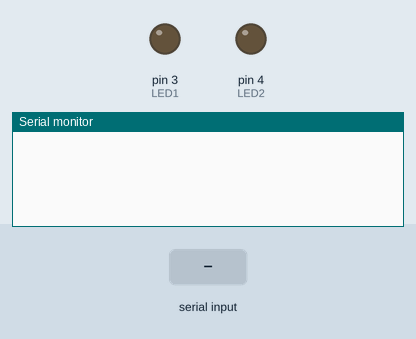
The sketch below on a simulated Arduino Uno, built with avr-gcc and run on an emulated ATmega328P. On the bench: output pins drawn as LEDs (lit = HIGH), the last lines printed to the serial monitor. The inputs (shaded band) are chosen by the test bench.

Above: at 1.2 s.
1.3 s: "H90\n" received over Serial
At 1.7 s:
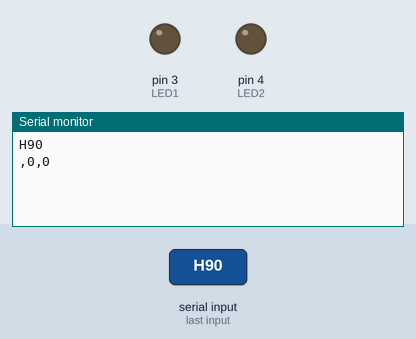
2.8 s: "H,45\n" received over Serial
At 4.3 s:
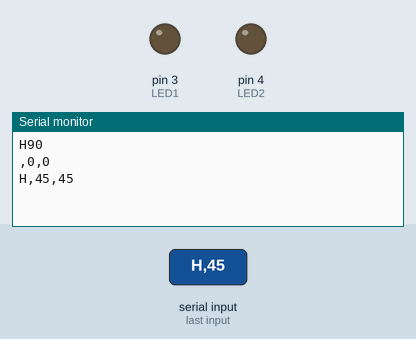

Measured:
- after the input at 1.3 s, the serial monitor: prints a new line at once (image 1)
- after the input at 2.8 s, the serial monitor: prints a new line after 0.05 s (image 2)

The sketch:

arduino_LEDS_v2.ino
```cpp
//Definir numero del pin para LED1
const int LED1 = 3;
const int LED2 = 4;

void setup() {
  // put your setup code here, to run once:
  Serial.begin(9600); // Inicializar puerto serial
  // Colocar el pin del LED1 como salida
  pinMode(LED1, OUTPUT);
  pinMode(LED2, OUTPUT);

}

void loop() {
  // put your main code here, to run repeatedly:
   String content = "";         // Declarar e inicializar string que guardara el mensaje recibido
   char character;              // Variable para almacenar cada caracter recibido
   while(Serial.available()) {
       character = Serial.read();   // Leer cada caracter
       content.concat(character);   // Agregarlo a la cadena content
       delay (10);
   }
   // Si el mensaje recibido no esta vacio
   if (content != "")
   {
         String myString = content;
         // Encontrar la primera coma (las comas son lo delimitadores)
         int commaIndex = myString.indexOf(',');
         //  Buscar la siguiente coma despues de la primera
         int secondCommaIndex = myString.indexOf(',', commaIndex + 1);
         //  Buscar la ultima coma
         int lastCommaIndex = myString.lastIndexOf(',');

         String messageHeader = myString.substring(0, commaIndex);
         // Si la cabecera del mensaje es 'H' significa que es el comienzo del mensaje recibido
         if ( messageHeader.charAt(0) == 'H' )
         {
            // Obtener el segundo y tercer valor del mensaje recibido
            String secondValue = myString.substring(commaIndex+1, secondCommaIndex);
            String thirdValue = myString.substring(lastCommaIndex+1);

            // El segundo valor es el numero del LED y el tercero es su estado (1:ON/0:OFF)
            int LEDnum = secondValue.toInt();
            int LEDstatus = thirdValue.toInt();

            // Actualizar estado del LED
            boolean setLEDto = false;
            if (LEDstatus == 0)
            {
              setLEDto = LOW;
            }
            else if (LEDstatus == 1)
            {
              setLEDto = HIGH;
            }

            // Ejecutar esta actualizacion
            if(LEDnum == 1)
            {
              digitalWrite(LED1, setLEDto);
            }
            else if(LEDnum == 2)
            {
              digitalWrite(LED2, setLEDto);
            }

            // Construir y enviar mensaje a Processing a través del puerto serial
            Serial.print(messageHeader);
            Serial.print(",");
            Serial.print(LEDnum);
            Serial.print(",");
            Serial.print(LEDstatus);
            Serial.println();  // enviar cr/lf
            delay(100);    // retardo
        }
   }
}
```
